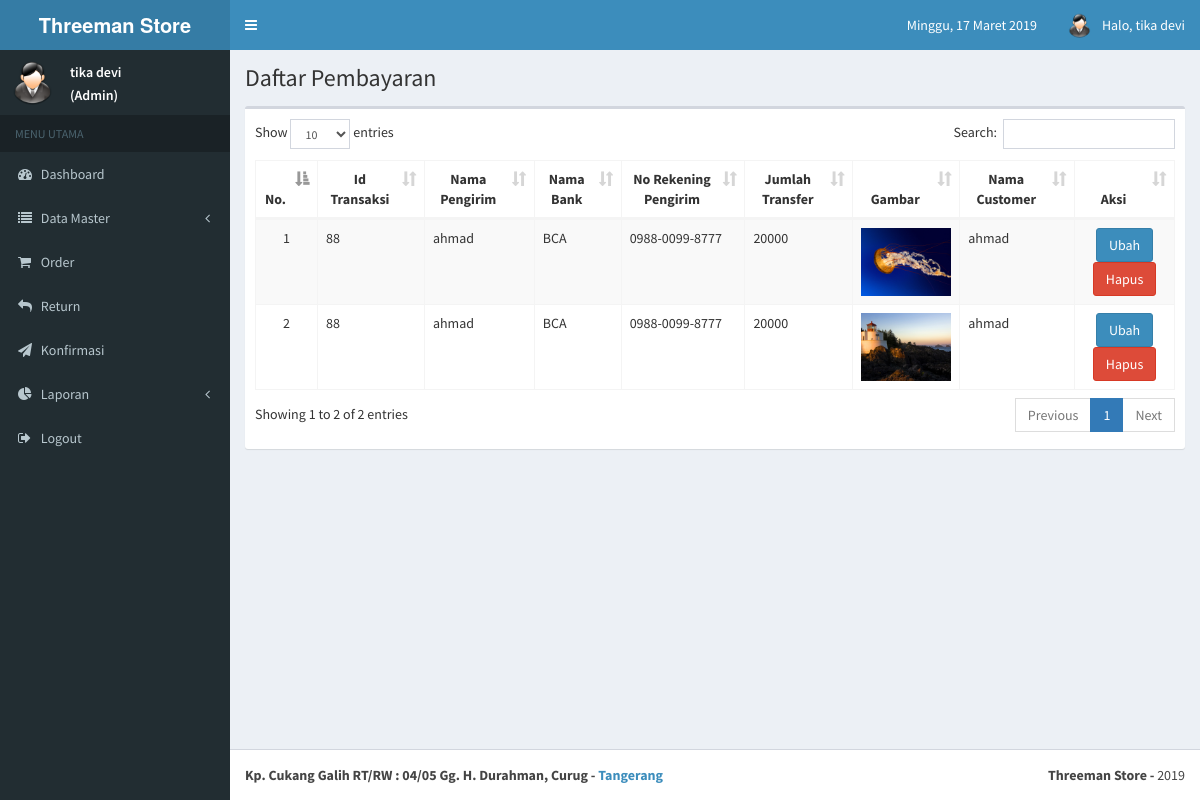
The app's page /admin/data_pembayaran.php (signed in) with its own data.
### tables this page shows
CREATE TABLE `konfirmasi_pembayaran` (
  `id_konfirmasi` int(8) NOT NULL,
  `id_transaksi` int(8) NOT NULL,
  `nama_pengirim` varchar(20) NOT NULL,
  `nama_bank` varchar(20) NOT NULL,
  `no_rek_pengirim` varchar(20) NOT NULL,
  `jumlah_transfer` int(10) NOT NULL,
  `gambar` varchar(50) NOT NULL,
  `id_customer` int(8) NOT NULL
);

CREATE TABLE `tb_customer` (
  `id_customer` int(8) NOT NULL,
  `username` varchar(15) NOT NULL,
  `password` varchar(20) NOT NULL,
  `nama_lengkap` varchar(50) NOT NULL,
  `alamat` varchar(150) NOT NULL,
  `email` varchar(30) NOT NULL,
  `telepon` varchar(15) NOT NULL,
  `status` int(2) NOT NULL
);

### fungsi/cek_session.php (called while the page is built, shortened)
<?php
if(isset($_SESSION['level']))
{
	$sesen_nama_lengkap 		= $_SESSION['nama_lengkap'];
	$sesen_level = $_SESSION['level'];
}
else{
	die("<script>alert('Anda tidak memiliki akses!');history.go(-1)</script>");
}
?>

### admin/data_pembayaran.php (the view, shortened to what this page needs)
<?php session_start();
include '../config.php';
include '../fungsi/cek_session.php';
?>
<!DOCTYPE html>
<html>
  <head>
    <?php include 'js.php'; ?>
    <link href="template/plugins/datatables/dataTables.bootstrap.css" rel="stylesheet" type="text/css"/>
  </head>
  <body class="skin-blue sidebar-mini">
    <div class="wrapper">
      <?php include 'header.php'; ?>
      <div class="content-wrapper">
        <section class="content-header">
          <h1>Daftar Pembayaran</h1>
        </section>
        <section class="content">
        <div class="box">
          <div class="box-body table-responsive padding">
            <table id="example1" class="table table-bordered table-striped">
              <thead>
                <tr>
                  <th style="text-align: center">No.</th>
                  <th style="text-align: center">Id Transaksi</th>
                  <th style="text-align: center">Nama Pengirim</th>
                  <th style="text-align: center">Nama Bank</th>
                  <th style="text-align: center">No Rekening Pengirim</th>
                  <th style="text-align: center">Jumlah Transfer</th>
                  <th style="text-align: center">Gambar</th>
                  <th style="text-align: center">Nama Customer</th>
                  <th style="text-align: center">Aksi</th>
                </tr>
              </thead>
              <tbody>
              <?php
              $sql = "SELECT * FROM konfirmasi_pembayaran a JOIN tb_customer b ON a.id_customer=b.id_customer ORDER BY id_konfirmasi ASC";
              $result = mysqli_query($conn, $sql);
              $no = 1;
              if (mysqli_num_rows($result) > 0)
              {
                while ($data = mysqli_fetch_array($result))
                {
                  echo "<tr>
                          <td valign='top' align='center'>".$no."</td>
                          <td style='text-align: left'>".$data['id_transaksi']."</td>
                          <td style='text-align: left'>".$data['nama_pengirim']."</td>
                          <td style='text-align: left'>".$data['nama_bank']."</td>
                          <td style='text-align: left'>".$data['no_rek_pengirim']."</td>
                          <td style='text-align: left'>".$data['jumlah_transfer']."</td>
                          <td style='text-align: left'><img src='../gambar/".$data['gambar']."' width='90'></td>
                          <td style='text-align: left'>".$data['username']."</td>
                          <td style='text-align: center'>
                            <a href='data_pembayaran_edit.php?id_konfirmasi=$data[id_konfirmasi]'>
                              <button type='submit' class='btn btn-primary'>Ubah</button>
                            </a>
                            <a href='data_pembayaran_hapus.php?id_konfirmasi=$data[id_konfirmasi]'>
                              <button type='submit' class='btn btn-danger' OnClick=\"return confirm('Apakah Anda yakin?');\">Hapus</button>
                            </a>
                          </td>
                        </tr>";
                        $no++;
                }
              }
              else
              {
                echo "Belum ada data";
              }
            ?>
            </tbody>
          </table>
          </div>
        </div>
        </section>
      </div>
      <?php include "footer.php" ?>
    </div>
  </body>
</html>

### admin/js.php (shortened to what this page needs)
<link href="template/bootstrap/css/bootstrap.min.css" rel="stylesheet" type="text/css" />
<link href="template/font-awesome4.3.0/css/font-awesome.min.css" rel="stylesheet" type="text/css" />
<link href="template/dist/css/AdminLTE.min.css" rel="stylesheet" type="text/css" />
<link href="template/dist/css/skins/skin-blue.min.css" rel="stylesheet" type="text/css" />

### admin/header.php (shortened to what this page needs)
<header class="main-header">
  <a href="home.php" class="logo">
    <span class="logo-lg"><b>Threeman Store</b></span>
  </a>
  <nav class="navbar navbar-static-top" role="navigation">
    <a href="#" class="sidebar-toggle" data-toggle="offcanvas" role="button">
    </a>
    <div class="navbar-custom-menu">
      <ul class="nav navbar-nav">
        <li class="dropdown user user-menu">
          <a href="#" class="dropdown-toggle" data-toggle="dropdown">
            <?php include "../fungsi/time.php"; ?>
          </a>
        </li>
        <li class="dropdown user user-menu">
          <a href="#" class="dropdown-toggle" data-toggle="dropdown">
            <img src="../gambar/admin.png" width="160px" height="160px" class="user-image" alt="User Image"/>
            <span class="hidden-xs">
              <?php
              if ($sesen_level == "admin"){echo "Halo, $sesen_nama_lengkap ";}
              ?>
            </span>
          </a>
        </li>
      </ul>
    </div>
  </nav>
</header>
<aside class="main-sidebar">
  <section class="sidebar">
    <div class="user-panel">
      <div class="pull-left image"><img src="../gambar/admin.png" class="img-circle" alt="User Image"/></div>
      <div class="pull-left info">
        <p><?php if ($sesen_level == "admin" OR "pemilik_toko"){echo "$sesen_nama_lengkap";} ?></p>
        <p>(<?php if($sesen_level == 'admin'){echo "Admin";}if($sesen_level == 'superadmin'){echo "Super Admin";}?>)</p>
      </div>
    </div>
    <?php include "leftbar.php" ?>
  </section>
</aside>

### fungsi/time.php
 <?php
 $array_hr= array(1=>"Senin","Selasa","Rabu","Kamis","Jumat","Sabtu","Minggu");
 $hr = $array_hr[date('N')];
$tgl= date('j');
  $array_bln = array(1=>"Januari","Februari","Maret", "April", "Mei","Juni","Juli","Agustus","September","Oktober", "November","Desember");
  $bln = $array_bln[date('n')];
$thn = date('Y');
 echo $hr . ", " . $tgl . " " . $bln . " " . $thn ;
 ?>

### admin/leftbar.php (shortened to what this page needs)
<ul class="sidebar-menu">
  <li class="header">MENU UTAMA</li>
  <li class="treeview">
    <a href='home.php'>
      <i class='fa fa-dashboard'></i> <span>Dashboard</span>
    </a>
  </li>
    <?php
    if ($sesen_level == "admin")
    {
      echo "
      <li class='treeview'>
        <a href='#'><i class='fa fa-list'></i><span> Data Master </span><i class='fa fa-angle-left pull-right'></i></a>
        <ul class='treeview-menu'>
          <li><a href='data_barang.php'><i class='fa fa-circle-o'></i> Data Barang </a></li>
          <li><a href='data_user.php'><i class='fa fa-circle-o'></i> Data User </a></li>
          <li><a href='data_customer.php'><i class='fa fa-circle-o'></i> Data Customer </a></li>
          <li><a href='data_kategori.php'><i class='fa fa-circle-o'></i> Data Kategori </a></li>
          <li><a href='data_stok.php'><i class='fa fa-circle-o'></i> Data Stok </a></li>
        </ul>
      </li>
      <li class='treeview'>
        <a href='pesan_barang.php'>
          <i class='fa fa-shopping-cart'></i> <span> Order</span>
        </a>
      </li>
      <li class='treeview'>
        <a href='pesan_return.php'>
          <i class='fa fa-mail-reply'></i> <span> Return</span>
        </a>
      </li>
      <li class='treeview'>
        <a href='data_konfirmasi.php'>
          <i class='fa fa-paper-plane'></i> <span> Konfirmasi</span>
        </a>
      </li>
      ";
    }
    ?>
      <li class='treeview'>
        <a href='#'><i class='fa fa-pie-chart'></i><span> Laporan </span><i class='fa fa-angle-left pull-right'></i></a>
      </li>
  <li>
    <a href='logout.php'>
      <i class="fa fa-sign-out"></i> <span>Logout</span>
    </a>
  </li>
</ul>

### admin/footer.php
<footer class="main-footer">
    <div class="pull-right hidden-xs">
      <b> Threeman Store -</b> 2019
    </div>
    <strong> Kp. Cukang Galih RT/RW : 04/05 Gg. H. Durahman, Curug - <a href="#">Tangerang</a></strong>
</footer>

### records on screen
konfirmasi_pembayaran: id_transaksi "88", nama_pengirim "ahmad", nama_bank "BCA", no_rek_pengirim "0988-0099-8777", jumlah_transfer "20000", shows a picture, id_customer.username "ahmad"
konfirmasi_pembayaran: id_transaksi "88", nama_pengirim "ahmad", nama_bank "BCA", no_rek_pengirim "0988-0099-8777", jumlah_transfer "20000", shows a picture, id_customer.username "ahmad"

### other values on screen
$sesen_nama_lengkap "tika devi"
